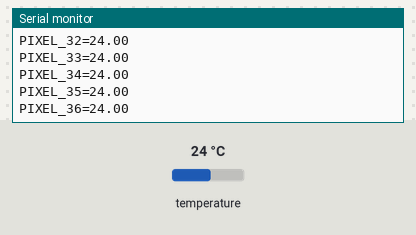
Bench run of a sketch on a simulated Arduino Uno, built with avr-gcc and run on an emulated ATmega328P. Parts: the last lines printed to the serial monitor. The test bench sets the inputs (shaded band); at power-on: temperature 24 °C.

Above: at 3.9 s.
4.0 s: temperature set to 12 °C
At 5.8 s:
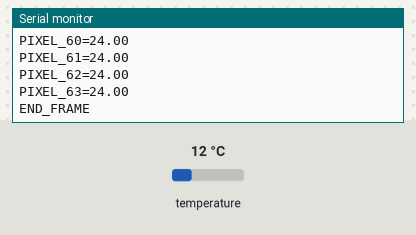
8.0 s: temperature set to 19 °C
At 11.4 s:
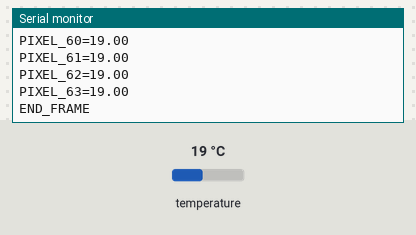
Timing chart, 0 to 12.9 s (numbered marks = the images above; inputs shaded):
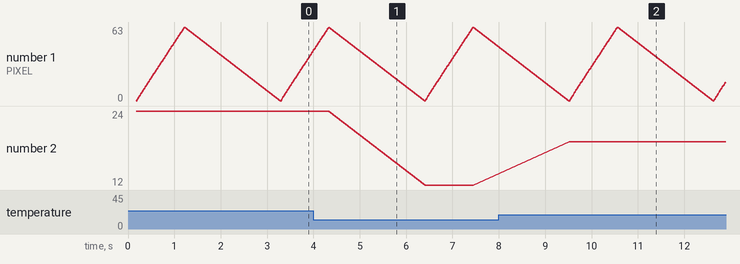

The sketch:

Infrared_Arduino_code.ino
```cpp
#include <Wire.h>
#include <Adafruit_AMG88xx.h>

// Créez une instance de la bibliothèque AMG88xx
Adafruit_AMG88xx amg;

float pixels[64]; // Tableau pour stocker les données des pixels

// Variables GPS simulées (remplacez par un module GPS si disponible)
float gps_lat = 34.05;
float gps_lon = -118.25;

void setup() {
  Serial.begin(9600);
  while (!Serial) { ; } // Attendre que la connexion série soit établie
  Serial.println(F("Serial initialized"));

  // Initialisation du capteur AMG88xx
  Serial.println(F("Initializing AMG88xx..."));
  if (!amg.begin()) {
    Serial.println(F("Failed to initialize AMG88xx!"));
    while (1); // Arrêter l'exécution si l'initialisation échoue
  }
  Serial.println(F("AMG88xx initialized"));
}

void loop() {
  Serial.println(F("Reading AMG88xx data..."));

  // Lire les données du Grid-EYE
  amg.readPixels(pixels); // Cette fonction ne retourne rien

  Serial.println(F("AMG88xx data read successfully"));
  sendFrame();

  delay(2000); // Attendre 2 secondes avant la prochaine lecture
}

void sendFrame() {
  Serial.println(F("BEGIN_FRAME"));
  Serial.print(F("GPS_LAT="));
  Serial.println(gps_lat, 6);
  Serial.print(F("GPS_LON="));
  Serial.println(gps_lon, 6);

  for (int i = 0; i < 64; i++) {
    Serial.print(F("PIXEL_"));
    Serial.print(i);
    Serial.print(F("="));
    Serial.println(pixels[i], 2);
  }

  Serial.println(F("END_FRAME"));
}
```

Measured:
- after the input at 8.0 s, the serial monitor: prints a new line after 1.5 s (image 2)
